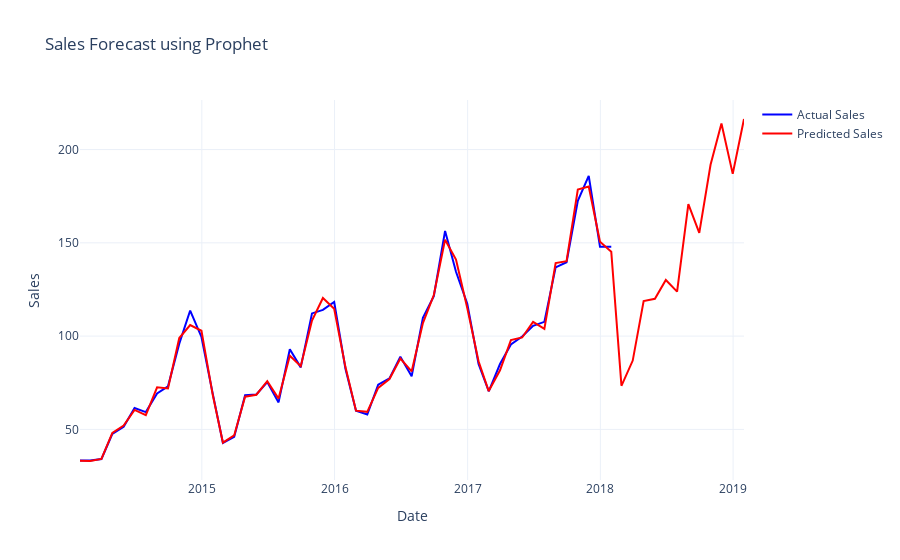

Here is the notebook cell this chart was saved with:
### Code cell
# 1. Import Libraries
import pandas as pd
import numpy as np
from prophet import Prophet
import plotly.graph_objs as go
import plotly.io as pio
import joblib
import os

# 2. Load and preprocess data
df = pd.read_csv('preprocessdata.csv', encoding='ISO-8859-1')

# Convert Ship Date to datetime
df['Ship Date'] = pd.to_datetime(df['Ship Date'])

# Resample monthly sales
df_monthly = df.resample('M', on='Ship Date')['Sales'].sum().reset_index()
df_monthly = df_monthly.rename(columns={'Ship Date': 'ds', 'Sales': 'y'})
original_values = df_monthly['y'].copy()  # Save original

# 3. Apply rolling average smoothing
df_monthly['y'] = df_monthly['y'].rolling(window=3, center=True).mean()
df_monthly['y'] = df_monthly['y'].fillna(method='bfill').fillna(method='ffill')

# 4. Log transform
log_transform = True
if log_transform:
    df_monthly['y'] = np.log1p(df_monthly['y'])

# 5. Load trained model
model_path = 'salesforecast.pkl'
if not os.path.exists(model_path):
    raise FileNotFoundError("Model not found. Please train and save it as 'salesforecast.pkl'.")
model = joblib.load(model_path)

# 6. Forecast future
periods = 12  # Months to forecast
future = model.make_future_dataframe(periods=periods, freq='M')
forecast = model.predict(future)

# 7. Inverse transform predictions
if log_transform:
    forecast['yhat'] = np.expm1(forecast['yhat'])
    if 'yhat_lower' in forecast.columns:
        forecast['yhat_lower'] = np.expm1(forecast['yhat_lower'])
        forecast['yhat_upper'] = np.expm1(forecast['yhat_upper'])

# 8. Plot using Plotly
fig = go.Figure()
fig.add_trace(go.Scatter(x=df_monthly['ds'], y=np.expm1(df_monthly['y']) if log_transform else df_monthly['y'],
                         mode='lines', name='Actual Sales', line=dict(color='blue')))
fig.add_trace(go.Scatter(x=forecast['ds'], y=forecast['yhat'],
                         mode='lines', name='Predicted Sales', line=dict(color='red')))
fig.update_layout(title='Sales Forecast using Prophet',
                  xaxis_title='Date', yaxis_title='Sales',
                  template='plotly_white')
fig.show()

# 9. Show forecast table
forecast_data = forecast[['ds', 'yhat', 'yhat_lower', 'yhat_upper']].tail(periods)
forecast_data = forecast_data.rename(columns={
    'ds': 'Date',
    'yhat': 'Predicted Sales',
    'yhat_lower': 'Lower Bound',
    'yhat_upper': 'Upper Bound'
})
forecast_data[['Predicted Sales', 'Lower Bound', 'Upper Bound']] = \
    forecast_data[['Predicted Sales', 'Lower Bound', 'Upper Bound']].round(2)

forecast_data

### Figure 1 — Plotly figure (JSON) as saved in the notebook; plotly's stock layout.template omitted (floating-point values rounded to 4 significant figures)
{"data": [{"line": {"color": "blue"}, "mode": "lines", "name": "Actual Sales", "type": "scatter", "x": ["2014-01-31T00:00:00", "2014-02-28T00:00:00", "2014-03-31T00:00:00", "2014-04-30T00:00:00", "2014-05-31T00:00:00", "2014-06-30T00:00:00", "2014-07-31T00:00:00", "2014-08-31T00:00:00", "2014-09-30T00:00:00", "2014-10-31T00:00:00", "2014-11-30T00:00:00", "2014-12-31T00:00:00", "2015-01-31T00:00:00", "2015-02-28T00:00:00", "2015-03-31T00:00:00", "2015-04-30T00:00:00", "2015-05-31T00:00:00", "2015-06-30T00:00:00", "2015-07-31T00:00:00", "2015-08-31T00:00:00", "2015-09-30T00:00:00", "2015-10-31T00:00:00", "2015-11-30T00:00:00", "2015-12-31T00:00:00", "2016-01-31T00:00:00", "2016-02-29T00:00:00", "2016-03-31T00:00:00", "2016-04-30T00:00:00", "2016-05-31T00:00:00", "2016-06-30T00:00:00", "2016-07-31T00:00:00", "2016-08-31T00:00:00", "2016-09-30T00:00:00", "2016-10-31T00:00:00", "2016-11-30T00:00:00", "2016-12-31T00:00:00", "2017-01-31T00:00:00", "2017-02-28T00:00:00", "2017-03-31T00:00:00", "2017-04-30T00:00:00", "2017-05-31T00:00:00", "2017-06-30T00:00:00", "2017-07-31T00:00:00", "2017-08-31T00:00:00", "2017-09-30T00:00:00", "2017-10-31T00:00:00", "2017-11-30T00:00:00", "2017-12-31T00:00:00", "2018-01-31T00:00:00"], "y": [33.26, 33.26, 34.11, 47.64, 51.44, 61.43, 59.26, 69.21, 73.11, 95.95, 113.7, 99.55, 69.16, 42.75, 46.06, 68.32, 68.73, 75.33, 64.46, 92.94, 83.24, 112.2, 114.1, 118.3, 82.48, 60.0, 57.96, 73.94, 77.29, 88.95, 78.5, 109.8, 121.4, 156.4, 134.5, 117.3, 85.09, 70.43, 85.04, 95.55, 99.79, 105.5, 107.7, 136.9, 139.6, 172.5, 185.9, 147.9, 147.9]}, {"line": {"color": "red"}, "mode": "lines", "name": "Predicted Sales", "type": "scatter", "x": ["2014-01-31T00:00:00", "2014-02-28T00:00:00", "2014-03-31T00:00:00", "2014-04-30T00:00:00", "2014-05-31T00:00:00", "2014-06-30T00:00:00", "2014-07-31T00:00:00", "2014-08-31T00:00:00", "2014-09-30T00:00:00", "2014-10-31T00:00:00", "2014-11-30T00:00:00", "2014-12-31T00:00:00", "2015-01-31T00:00:00", "2015-02-28T00:00:00", "2015-03-31T00:00:00", "2015-04-30T00:00:00", "2015-05-31T00:00:00", "2015-06-30T00:00:00", "2015-07-31T00:00:00", "2015-08-31T00:00:00", "2015-09-30T00:00:00", "2015-10-31T00:00:00", "2015-11-30T00:00:00", "2015-12-31T00:00:00", "2016-01-31T00:00:00", "2016-02-29T00:00:00", "2016-03-31T00:00:00", "2016-04-30T00:00:00", "2016-05-31T00:00:00", "2016-06-30T00:00:00", "2016-07-31T00:00:00", "2016-08-31T00:00:00", "2016-09-30T00:00:00", "2016-10-31T00:00:00", "2016-11-30T00:00:00", "2016-12-31T00:00:00", "2017-01-31T00:00:00", "2017-02-28T00:00:00", "2017-03-31T00:00:00", "2017-04-30T00:00:00", "2017-05-31T00:00:00", "2017-06-30T00:00:00", "2017-07-31T00:00:00", "2017-08-31T00:00:00", "2017-09-30T00:00:00", "2017-10-31T00:00:00", "2017-11-30T00:00:00", "2017-12-31T00:00:00", "2018-01-31T00:00:00", "2018-02-28T00:00:00", "2018-03-31T00:00:00", "2018-04-30T00:00:00", "2018-05-31T00:00:00", "2018-06-30T00:00:00", "2018-07-31T00:00:00", "2018-08-31T00:00:00", "2018-09-30T00:00:00", "2018-10-31T00:00:00", "2018-11-30T00:00:00", "2018-12-31T00:00:00", "2019-01-31T00:00:00"], "y": [33.24, 33.05, 34.17, 48.16, 52.05, 60.44, 57.68, 72.58, 71.91, 98.97, 105.9, 102.8, 68.53, 42.94, 46.74, 67.5, 68.57, 75.86, 66.49, 89.47, 83.88, 108.3, 120.4, 114.7, 83.39, 60.04, 59.4, 72.26, 76.97, 87.99, 81.06, 107.0, 122.0, 151.7, 141.0, 115.0, 86.52, 70.53, 81.65, 97.89, 99.28, 107.6, 103.8, 139.2, 140.1, 178.5, 180.2, 150.6, 145.2, 73.37, 86.89, 118.8, 120.0, 130.1, 123.8, 170.7, 155.4, 191.8, 213.9, 187.0, 216.4]}], "layout": {"title": {"text": "Sales Forecast using Prophet"}, "xaxis": {"title": {"text": "Date"}}, "yaxis": {"title": {"text": "Sales"}}}}
